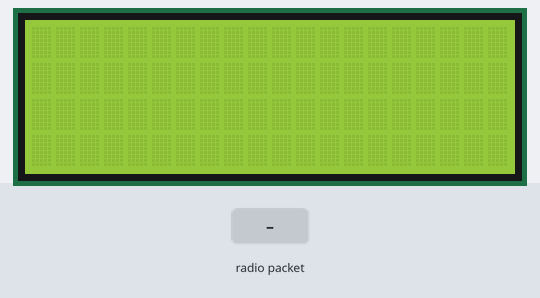
Bench run of a sketch on a simulated Arduino Uno, built with avr-gcc and run on an emulated ATmega328P. Shown: 20×4 character LCD. The inputs (shaded band) are chosen by the test bench. Random numbers use the default seed unless the sketch sets one; no radio packets arrive unless stated; what the sketch prints to the serial monitor is not drawn.

Above: at 1.2 s.
1.3 s: radio packet "1" arrives
2.8 s: radio packet "0" arrives
At 3.7 s:
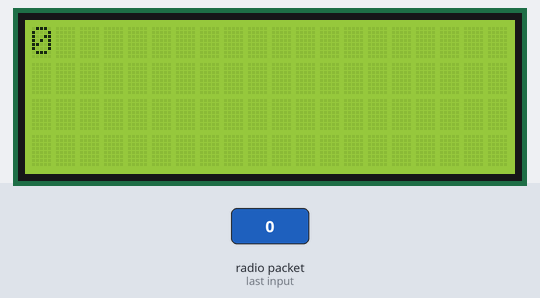
4.3 s: radio packet "2" arrives
Timing chart, 0 to 7.3 s (numbered marks = the images above; inputs shaded):
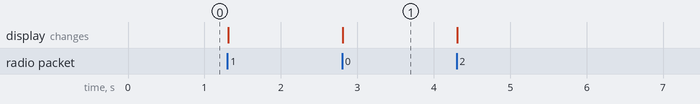

Measured:
- after the input at 2.8 s, the display: changes at once (image 1)

The sketch:

Receiver.ino
```cpp
#include <SPI.h>
#include <nRF24L01.h>
#include <RF24.h>
#include <LiquidCrystal_I2C.h>

RF24 radio(7, 8); // CE, CSN
LiquidCrystal_I2C lcd(0x27, 20, 4);


const byte addressSend[6] = "00002";
const byte addressReceive[6] = "00001";

void setup() {
  Serial.begin(9600);
  radio.begin();
  radio.openReadingPipe(0, addressReceive);
  radio.openWritingPipe(addressSend);
  radio.setPALevel(RF24_PA_MIN);
    lcd.init();
  lcd.backlight();

}

void loop() {
  radio.startListening();
  if (radio.available()) {
    char text1[32] = "";
    radio.read(&text1, sizeof(text1));
    Serial.println(text1);

        lcd.clear();
    lcd.setCursor(0,0); lcd.print(text1);
    Serial.println(text1);

  }

  delay(5);
  radio.stopListening();

  int tx= random(10,1000);

  String txt="Hello Sheron";
  char ttmp[15];
  txt.toCharArray(ttmp,txt.length());

  char text[32];
  sprintf(text,"%d is %s", tx, ttmp);

  radio.write(&text, sizeof(text));

}
```
